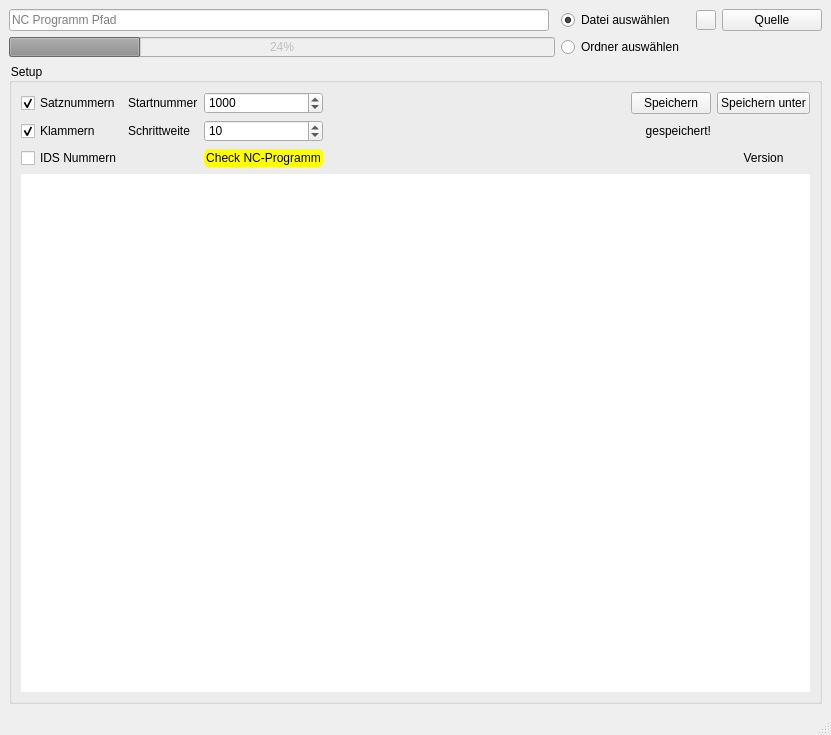
<?xml version="1.0" encoding="UTF-8"?>
<ui version="4.0">
 <class>Hauptfenster</class>
 <widget class="QMainWindow" name="Hauptfenster">
  <property name="geometry">
   <rect>
    <x>0</x>
    <y>0</y>
    <width>831</width>
    <height>735</height>
   </rect>
  </property>
  <property name="windowTitle">
   <string>NC-Checker</string>
  </property>
  <property name="windowIcon">
   <iconset>
    <normaloff>icons/lvt.png</normaloff>icons/lvt.png</iconset>
  </property>
  <property name="styleSheet">
   <string notr="true"/>
  </property>
  <widget class="QWidget" name="centralwidget">
   <layout class="QVBoxLayout" name="verticalLayout">
    <item>
     <layout class="QGridLayout" name="gridLayout">
      <item row="0" column="2">
       <widget class="QRadioButton" name="rb_file">
        <property name="text">
         <string>Datei auswählen</string>
        </property>
        <property name="checked">
         <bool>true</bool>
        </property>
       </widget>
      </item>
      <item row="0" column="0">
       <widget class="QLineEdit" name="le_input">
        <property name="enabled">
         <bool>true</bool>
        </property>
        <property name="sizePolicy">
         <sizepolicy hsizetype="Expanding" vsizetype="Fixed">
          <horstretch>0</horstretch>
          <verstretch>0</verstretch>
         </sizepolicy>
        </property>
        <property name="minimumSize">
         <size>
          <width>0</width>
          <height>0</height>
         </size>
        </property>
        <property name="baseSize">
         <size>
          <width>0</width>
          <height>0</height>
         </size>
        </property>
        <property name="layoutDirection">
         <enum>Qt::LeftToRight</enum>
        </property>
        <property name="styleSheet">
         <string notr="true"/>
        </property>
        <property name="text">
         <string/>
        </property>
        <property name="readOnly">
         <bool>true</bool>
        </property>
        <property name="placeholderText">
         <string>NC Programm Pfad</string>
        </property>
       </widget>
      </item>
      <item row="6" column="0" colspan="6">
       <widget class="QGroupBox" name="groupBox">
        <property name="enabled">
         <bool>true</bool>
        </property>
        <property name="styleSheet">
         <string notr="true">color: rgb(0, 0, 0);</string>
        </property>
        <property name="title">
         <string>Setup</string>
        </property>
        <layout class="QGridLayout" name="gridLayout_2">
         <item row="0" column="4" colspan="4">
          <spacer name="horizontalSpacer_4">
           <property name="orientation">
            <enum>Qt::Horizontal</enum>
           </property>
           <property name="sizeHint" stdset="0">
            <size>
             <width>40</width>
             <height>20</height>
            </size>
           </property>
          </spacer>
         </item>
         <item row="0" column="2">
          <widget class="QSpinBox" name="sb_startnummer">
           <property name="styleSheet">
            <string notr="true">color: rgb(0, 0, 0);</string>
           </property>
           <property name="maximum">
            <number>10000</number>
           </property>
           <property name="singleStep">
            <number>100</number>
           </property>
           <property name="value">
            <number>1000</number>
           </property>
          </widget>
         </item>
         <item row="3" column="9">
          <widget class="QLabel" name="lb_version">
           <property name="text">
            <string>Version</string>
           </property>
           <property name="alignment">
            <set>Qt::AlignCenter</set>
           </property>
          </widget>
         </item>
         <item row="1" column="9">
          <widget class="QLabel" name="lb_saved">
           <property name="enabled">
            <bool>true</bool>
           </property>
           <property name="sizePolicy">
            <sizepolicy hsizetype="Preferred" vsizetype="Preferred">
             <horstretch>0</horstretch>
             <verstretch>0</verstretch>
            </sizepolicy>
           </property>
           <property name="maximumSize">
            <size>
             <width>24</width>
             <height>24</height>
            </size>
           </property>
           <property name="text">
            <string/>
           </property>
           <property name="pixmap">
            <pixmap>icons/uberpruft.png</pixmap>
           </property>
           <property name="scaledContents">
            <bool>true</bool>
           </property>
          </widget>
         </item>
         <item row="1" column="2">
          <widget class="QSpinBox" name="sb_schrittweite">
           <property name="styleSheet">
            <string notr="true">color: rgb(0, 0, 0);</string>
           </property>
           <property name="minimum">
            <number>0</number>
           </property>
           <property name="maximum">
            <number>1000</number>
           </property>
           <property name="value">
            <number>10</number>
           </property>
          </widget>
         </item>
         <item row="1" column="0">
          <widget class="QCheckBox" name="cb_klammern">
           <property name="styleSheet">
            <string notr="true">color: rgb(0, 0, 0);</string>
           </property>
           <property name="text">
            <string>Klammern</string>
           </property>
           <property name="checked">
            <bool>true</bool>
           </property>
          </widget>
         </item>
         <item row="0" column="9">
          <widget class="QPushButton" name="pb_save_as">
           <property name="styleSheet">
            <string notr="true"/>
           </property>
           <property name="text">
            <string>Speichern unter</string>
           </property>
          </widget>
         </item>
         <item row="0" column="0">
          <widget class="QCheckBox" name="cb_satznummern">
           <property name="styleSheet">
            <string notr="true">color: rgb(0, 0, 0);</string>
           </property>
           <property name="text">
            <string>Satznummern</string>
           </property>
           <property name="checked">
            <bool>true</bool>
           </property>
          </widget>
         </item>
         <item row="1" column="8">
          <widget class="QLabel" name="lb_saved_text">
           <property name="text">
            <string>gespeichert!</string>
           </property>
           <property name="alignment">
            <set>Qt::AlignRight|Qt::AlignTrailing|Qt::AlignVCenter</set>
           </property>
          </widget>
         </item>
         <item row="3" column="2">
          <widget class="QPushButton" name="pb_check_program">
           <property name="styleSheet">
            <string notr="true">*{
	color: rgb(0, 0, 0);
	background-color: rgb(255, 255, 0);
	border-style: solid;
	border-color: rgb(255, 255, 0);
	border-width: 2px;
	border-radius: 5px;
}



:hover{
color:#000000;
background-color: rgb(200, 200, 0);
border-color: rgb(200, 200, 0);
}

</string>
           </property>
           <property name="text">
            <string>Check NC-Programm</string>
           </property>
          </widget>
         </item>
         <item row="1" column="4" colspan="4">
          <spacer name="horizontalSpacer">
           <property name="orientation">
            <enum>Qt::Horizontal</enum>
           </property>
           <property name="sizeHint" stdset="0">
            <size>
             <width>40</width>
             <height>20</height>
            </size>
           </property>
          </spacer>
         </item>
         <item row="3" column="4" colspan="5">
          <spacer name="horizontalSpacer_3">
           <property name="orientation">
            <enum>Qt::Horizontal</enum>
           </property>
           <property name="sizeHint" stdset="0">
            <size>
             <width>40</width>
             <height>20</height>
            </size>
           </property>
          </spacer>
         </item>
         <item row="1" column="1">
          <widget class="QLabel" name="lb_schrittweite">
           <property name="styleSheet">
            <string notr="true">color: rgb(0, 0, 0);</string>
           </property>
           <property name="text">
            <string>Schrittweite</string>
           </property>
          </widget>
         </item>
         <item row="3" column="0">
          <widget class="QCheckBox" name="cb_ids">
           <property name="styleSheet">
            <string notr="true">color: rgb(0, 0, 0);</string>
           </property>
           <property name="text">
            <string>IDS Nummern</string>
           </property>
          </widget>
         </item>
         <item row="0" column="1">
          <widget class="QLabel" name="lb_startnummer">
           <property name="styleSheet">
            <string notr="true">color: rgb(0, 0, 0);</string>
           </property>
           <property name="text">
            <string>Startnummer</string>
           </property>
          </widget>
         </item>
         <item row="0" column="8">
          <widget class="QPushButton" name="pb_save">
           <property name="text">
            <string>Speichern</string>
           </property>
          </widget>
         </item>
         <item row="4" column="0" colspan="10">
          <widget class="QPlainTextEdit" name="textbrowser">
           <property name="palette">
            <palette>
             <active>
              <colorrole role="WindowText">
               <brush brushstyle="SolidPattern">
                <color alpha="255">
                 <red>0</red>
                 <green>0</green>
                 <blue>0</blue>
                </color>
               </brush>
              </colorrole>
              <colorrole role="Text">
               <brush brushstyle="SolidPattern">
                <color alpha="255">
                 <red>0</red>
                 <green>0</green>
                 <blue>0</blue>
                </color>
               </brush>
              </colorrole>
              <colorrole role="ButtonText">
               <brush brushstyle="SolidPattern">
                <color alpha="255">
                 <red>0</red>
                 <green>0</green>
                 <blue>0</blue>
                </color>
               </brush>
              </colorrole>
              <colorrole role="PlaceholderText">
               <brush brushstyle="SolidPattern">
                <color alpha="255">
                 <red>0</red>
                 <green>0</green>
                 <blue>0</blue>
                </color>
               </brush>
              </colorrole>
             </active>
             <inactive>
              <colorrole role="WindowText">
               <brush brushstyle="SolidPattern">
                <color alpha="255">
                 <red>0</red>
                 <green>0</green>
                 <blue>0</blue>
                </color>
               </brush>
              </colorrole>
              <colorrole role="Text">
               <brush brushstyle="SolidPattern">
                <color alpha="255">
                 <red>0</red>
                 <green>0</green>
                 <blue>0</blue>
                </color>
               </brush>
              </colorrole>
              <colorrole role="ButtonText">
               <brush brushstyle="SolidPattern">
                <color alpha="255">
                 <red>0</red>
                 <green>0</green>
                 <blue>0</blue>
                </color>
               </brush>
              </colorrole>
              <colorrole role="PlaceholderText">
               <brush brushstyle="SolidPattern">
                <color alpha="255">
                 <red>0</red>
                 <green>0</green>
                 <blue>0</blue>
                </color>
               </brush>
              </colorrole>
             </inactive>
             <disabled>
              <colorrole role="WindowText">
               <brush brushstyle="SolidPattern">
                <color alpha="255">
                 <red>0</red>
                 <green>0</green>
                 <blue>0</blue>
                </color>
               </brush>
              </colorrole>
              <colorrole role="Text">
               <brush brushstyle="SolidPattern">
                <color alpha="255">
                 <red>0</red>
                 <green>0</green>
                 <blue>0</blue>
                </color>
               </brush>
              </colorrole>
              <colorrole role="ButtonText">
               <brush brushstyle="SolidPattern">
                <color alpha="255">
                 <red>0</red>
                 <green>0</green>
                 <blue>0</blue>
                </color>
               </brush>
              </colorrole>
              <colorrole role="PlaceholderText">
               <brush brushstyle="SolidPattern">
                <color alpha="255">
                 <red>0</red>
                 <green>0</green>
                 <blue>0</blue>
                </color>
               </brush>
              </colorrole>
             </disabled>
            </palette>
           </property>
           <property name="font">
            <font>
             <pointsize>10</pointsize>
            </font>
           </property>
           <property name="cursor" stdset="0">
            <cursorShape>IBeamCursor</cursorShape>
           </property>
           <property name="frameShape">
            <enum>QFrame::NoFrame</enum>
           </property>
           <property name="frameShadow">
            <enum>QFrame::Plain</enum>
           </property>
           <property name="placeholderText">
            <string/>
           </property>
          </widget>
         </item>
        </layout>
       </widget>
      </item>
      <item row="4" column="2">
       <widget class="QRadioButton" name="rb_directory">
        <property name="text">
         <string>Ordner auswählen</string>
        </property>
       </widget>
      </item>
      <item row="4" column="0" colspan="2">
       <widget class="QProgressBar" name="progressBar">
        <property name="enabled">
         <bool>false</bool>
        </property>
        <property name="maximumSize">
         <size>
          <width>16777215</width>
          <height>20</height>
         </size>
        </property>
        <property name="value">
         <number>24</number>
        </property>
       </widget>
      </item>
      <item row="0" column="5">
       <widget class="QPushButton" name="pb_quelle">
        <property name="sizePolicy">
         <sizepolicy hsizetype="Fixed" vsizetype="Fixed">
          <horstretch>0</horstretch>
          <verstretch>0</verstretch>
         </sizepolicy>
        </property>
        <property name="minimumSize">
         <size>
          <width>100</width>
          <height>0</height>
         </size>
        </property>
        <property name="maximumSize">
         <size>
          <width>100</width>
          <height>50</height>
         </size>
        </property>
        <property name="styleSheet">
         <string notr="true"/>
        </property>
        <property name="text">
         <string>Quelle</string>
        </property>
       </widget>
      </item>
      <item row="0" column="4">
       <widget class="QPushButton" name="pb_reset_file">
        <property name="sizePolicy">
         <sizepolicy hsizetype="Fixed" vsizetype="Fixed">
          <horstretch>0</horstretch>
          <verstretch>0</verstretch>
         </sizepolicy>
        </property>
        <property name="maximumSize">
         <size>
          <width>20</width>
          <height>20</height>
         </size>
        </property>
        <property name="layoutDirection">
         <enum>Qt::LeftToRight</enum>
        </property>
        <property name="autoFillBackground">
         <bool>false</bool>
        </property>
        <property name="icon">
         <iconset>
          <normaloff>icons/reset.png</normaloff>icons/reset.png</iconset>
        </property>
        <property name="iconSize">
         <size>
          <width>32</width>
          <height>16</height>
         </size>
        </property>
       </widget>
      </item>
     </layout>
    </item>
   </layout>
  </widget>
  <widget class="QStatusBar" name="statusbar"/>
 </widget>
 <resources/>
 <connections/>
</ui>
